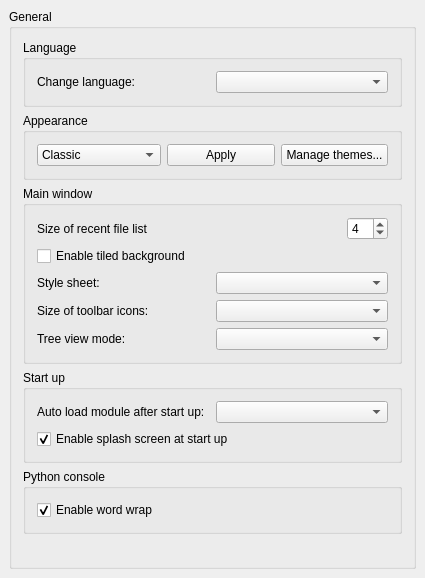
<?xml version="1.0" encoding="UTF-8"?>
<ui version="4.0">
 <class>Gui::Dialog::DlgGeneral</class>
 <widget class="QWidget" name="Gui::Dialog::DlgGeneral">
  <property name="geometry">
   <rect>
    <x>0</x>
    <y>0</y>
    <width>425</width>
    <height>578</height>
   </rect>
  </property>
  <property name="windowTitle">
   <string>General</string>
  </property>
  <layout class="QGridLayout">
   <property name="leftMargin">
    <number>9</number>
   </property>
   <property name="topMargin">
    <number>9</number>
   </property>
   <property name="rightMargin">
    <number>9</number>
   </property>
   <property name="bottomMargin">
    <number>9</number>
   </property>
   <property name="spacing">
    <number>6</number>
   </property>
   <item row="0" column="0">
    <widget class="QGroupBox" name="GroupBox5">
     <property name="title">
      <string>General</string>
     </property>
     <layout class="QVBoxLayout" name="verticalLayout">
      <item>
       <widget class="QGroupBox" name="GroupBox7">
        <property name="title">
         <string>Language</string>
        </property>
        <layout class="QGridLayout">
         <property name="leftMargin">
          <number>11</number>
         </property>
         <property name="topMargin">
          <number>11</number>
         </property>
         <property name="rightMargin">
          <number>11</number>
         </property>
         <property name="bottomMargin">
          <number>11</number>
         </property>
         <property name="spacing">
          <number>6</number>
         </property>
         <item row="0" column="0">
          <layout class="QHBoxLayout">
           <property name="spacing">
            <number>6</number>
           </property>
           <property name="leftMargin">
            <number>0</number>
           </property>
           <property name="topMargin">
            <number>0</number>
           </property>
           <property name="rightMargin">
            <number>0</number>
           </property>
           <property name="bottomMargin">
            <number>0</number>
           </property>
           <item>
            <widget class="QLabel" name="TextLabel1_4">
             <property name="text">
              <string>Change language:</string>
             </property>
            </widget>
           </item>
           <item>
            <widget class="QComboBox" name="Languages">
             <property name="toolTip">
              <string>Language of the application's user interface</string>
             </property>
            </widget>
           </item>
          </layout>
         </item>
        </layout>
       </widget>
      </item>
      <item>
       <widget class="QGroupBox" name="groupBox">
        <property name="title">
         <string>Appearance</string>
        </property>
        <layout class="QHBoxLayout" name="horizontalLayout">
         <item>
          <widget class="QComboBox" name="Theme">
           <item>
            <property name="text">
             <string>Classic</string>
            </property>
           </item>
           <item>
            <property name="text">
             <string>Pro Dark</string>
            </property>
           </item>
           <item>
            <property name="text">
             <string>Pro Light</string>
            </property>
           </item>
           <item>
            <property name="text">
             <string>Unicorn Sparkles</string>
            </property>
           </item>
           <item>
            <property name="text">
             <string>High Contrast</string>
            </property>
           </item>
           <item>
            <property name="text">
             <string>Color blind</string>
            </property>
           </item>
           <item>
            <property name="text">
             <string>Create new...</string>
            </property>
           </item>
          </widget>
         </item>
         <item>
          <widget class="QPushButton" name="ApplyTheme">
           <property name="text">
            <string>Apply</string>
           </property>
          </widget>
         </item>
         <item>
          <widget class="QPushButton" name="ManageThemes">
           <property name="text">
            <string>Manage themes...</string>
           </property>
          </widget>
         </item>
        </layout>
       </widget>
      </item>
      <item>
       <widget class="QGroupBox" name="GroupBox3">
        <property name="title">
         <string>Main window</string>
        </property>
        <layout class="QVBoxLayout">
         <property name="spacing">
          <number>6</number>
         </property>
         <property name="leftMargin">
          <number>11</number>
         </property>
         <property name="topMargin">
          <number>11</number>
         </property>
         <property name="rightMargin">
          <number>11</number>
         </property>
         <property name="bottomMargin">
          <number>11</number>
         </property>
         <item>
          <layout class="QHBoxLayout">
           <property name="spacing">
            <number>6</number>
           </property>
           <property name="leftMargin">
            <number>0</number>
           </property>
           <property name="topMargin">
            <number>0</number>
           </property>
           <property name="rightMargin">
            <number>0</number>
           </property>
           <property name="bottomMargin">
            <number>0</number>
           </property>
           <item>
            <widget class="QLabel" name="recentFileListLabel">
             <property name="text">
              <string>Size of recent file list</string>
             </property>
            </widget>
           </item>
           <item>
            <spacer>
             <property name="orientation">
              <enum>Qt::Horizontal</enum>
             </property>
             <property name="sizeType">
              <enum>QSizePolicy::Expanding</enum>
             </property>
             <property name="sizeHint" stdset="0">
              <size>
               <width>20</width>
               <height>20</height>
              </size>
             </property>
            </spacer>
           </item>
           <item>
            <widget class="Gui::PrefSpinBox" name="RecentFiles">
             <property name="toolTip">
              <string>How many files should be listed in recent files list</string>
             </property>
             <property name="value">
              <number>4</number>
             </property>
             <property name="prefEntry" stdset="0">
              <cstring>RecentFiles</cstring>
             </property>
             <property name="prefPath" stdset="0">
              <cstring>RecentFiles</cstring>
             </property>
            </widget>
           </item>
          </layout>
         </item>
         <item>
          <layout class="QHBoxLayout">
           <property name="spacing">
            <number>6</number>
           </property>
           <property name="leftMargin">
            <number>0</number>
           </property>
           <property name="topMargin">
            <number>0</number>
           </property>
           <property name="rightMargin">
            <number>0</number>
           </property>
           <property name="bottomMargin">
            <number>0</number>
           </property>
           <item>
            <widget class="QCheckBox" name="tiledBackground">
             <property name="toolTip">
              <string>Background of the main window will consist of tiles of a special image.
See the FreeCAD Wiki for details about the image.</string>
             </property>
             <property name="text">
              <string>Enable tiled background</string>
             </property>
            </widget>
           </item>
          </layout>
         </item>
         <item>
          <layout class="QHBoxLayout">
           <property name="spacing">
            <number>6</number>
           </property>
           <property name="leftMargin">
            <number>0</number>
           </property>
           <property name="topMargin">
            <number>0</number>
           </property>
           <property name="rightMargin">
            <number>0</number>
           </property>
           <property name="bottomMargin">
            <number>0</number>
           </property>
           <item>
            <widget class="QLabel" name="styleSheetLabel">
             <property name="text">
              <string>Style sheet:</string>
             </property>
            </widget>
           </item>
           <item>
            <widget class="QComboBox" name="StyleSheets">
             <property name="toolTip">
              <string>Style sheet how user interface will look like</string>
             </property>
            </widget>
           </item>
          </layout>
         </item>
         <item>
          <layout class="QHBoxLayout">
           <property name="spacing">
            <number>6</number>
           </property>
           <property name="leftMargin">
            <number>0</number>
           </property>
           <property name="topMargin">
            <number>0</number>
           </property>
           <property name="rightMargin">
            <number>0</number>
           </property>
           <property name="bottomMargin">
            <number>0</number>
           </property>
           <item>
            <widget class="QLabel" name="iconSizeLabel">
             <property name="text">
              <string>Size of toolbar icons:</string>
             </property>
            </widget>
           </item>
           <item>
            <widget class="QComboBox" name="toolbarIconSize">
             <property name="toolTip">
              <string>Choose your preference for toolbar icon size. You can adjust
this according to your screen size or personal taste</string>
             </property>
            </widget>
           </item>
          </layout>
         </item>
         <item>
          <layout class="QHBoxLayout">
           <property name="spacing">
            <number>6</number>
           </property>
           <property name="leftMargin">
            <number>0</number>
           </property>
           <property name="topMargin">
            <number>0</number>
           </property>
           <property name="rightMargin">
            <number>0</number>
           </property>
           <property name="bottomMargin">
            <number>0</number>
           </property>
           <item>
            <widget class="QLabel" name="treeModeLabel">
             <property name="text">
              <string>Tree view mode:</string>
             </property>
            </widget>
           </item>
           <item>
            <widget class="QComboBox" name="treeMode">
             <property name="toolTip">
              <string>Customize how tree view is shown in the panel (restart required).

'ComboView': combine tree view and property view into one panel.
'TreeView and PropertyView': split tree view and property view into separate panel.
'Both': keep all three panels, and you can have two sets of tree view and property view.</string>
             </property>
            </widget>
           </item>
          </layout>
         </item>
        </layout>
       </widget>
      </item>
      <item>
       <widget class="QGroupBox" name="GroupBox10">
        <property name="title">
         <string>Start up</string>
        </property>
        <layout class="QGridLayout">
         <property name="leftMargin">
          <number>11</number>
         </property>
         <property name="topMargin">
          <number>11</number>
         </property>
         <property name="rightMargin">
          <number>11</number>
         </property>
         <property name="bottomMargin">
          <number>11</number>
         </property>
         <property name="spacing">
          <number>6</number>
         </property>
         <item row="2" column="0">
          <widget class="Gui::PrefCheckBox" name="SplashScreen">
           <property name="toolTip">
            <string>A Splash screen is a small loading window that is shown
when FreeCAD is launching. If this option is checked, FreeCAD will
display the splash screen</string>
           </property>
           <property name="text">
            <string>Enable splash screen at start up</string>
           </property>
           <property name="checked">
            <bool>true</bool>
           </property>
           <property name="prefEntry" stdset="0">
            <cstring>ShowSplasher</cstring>
           </property>
           <property name="prefPath" stdset="0">
            <cstring>General</cstring>
           </property>
          </widget>
         </item>
         <item row="0" column="0">
          <layout class="QGridLayout">
           <property name="leftMargin">
            <number>0</number>
           </property>
           <property name="topMargin">
            <number>0</number>
           </property>
           <property name="rightMargin">
            <number>0</number>
           </property>
           <property name="bottomMargin">
            <number>0</number>
           </property>
           <property name="spacing">
            <number>6</number>
           </property>
           <item row="0" column="0">
            <widget class="QLabel" name="autoModuleLabel">
             <property name="text">
              <string>Auto load module after start up:</string>
             </property>
            </widget>
           </item>
           <item row="0" column="1">
            <widget class="QComboBox" name="AutoloadModuleCombo">
             <property name="toolTip">
              <string>Choose which workbench will be activated and shown
after FreeCAD launches</string>
             </property>
            </widget>
           </item>
          </layout>
         </item>
        </layout>
       </widget>
      </item>
      <item>
       <widget class="QGroupBox" name="GroupBox11">
        <property name="title">
         <string>Python console</string>
        </property>
        <layout class="QGridLayout" name="_4">
         <property name="leftMargin">
          <number>11</number>
         </property>
         <property name="topMargin">
          <number>11</number>
         </property>
         <property name="rightMargin">
          <number>11</number>
         </property>
         <property name="bottomMargin">
          <number>11</number>
         </property>
         <property name="spacing">
          <number>6</number>
         </property>
         <item row="0" column="0">
          <widget class="Gui::PrefCheckBox" name="PythonWordWrap">
           <property name="toolTip">
            <string>Words will be wrapped when they exceed available
horizontal space in Python console</string>
           </property>
           <property name="text">
            <string>Enable word wrap</string>
           </property>
           <property name="checked">
            <bool>true</bool>
           </property>
           <property name="prefEntry" stdset="0">
            <cstring>PythonWordWrap</cstring>
           </property>
           <property name="prefPath" stdset="0">
            <cstring>General</cstring>
           </property>
          </widget>
         </item>
        </layout>
       </widget>
      </item>
      <item>
       <spacer>
        <property name="orientation">
         <enum>Qt::Vertical</enum>
        </property>
        <property name="sizeHint" stdset="0">
         <size>
          <width>352</width>
          <height>221</height>
         </size>
        </property>
       </spacer>
      </item>
     </layout>
    </widget>
   </item>
  </layout>
 </widget>
 <layoutdefault spacing="6" margin="11"/>
 <customwidgets>
  <customwidget>
   <class>Gui::PrefCheckBox</class>
   <extends>QCheckBox</extends>
   <header>Gui/PrefWidgets.h</header>
  </customwidget>
  <customwidget>
   <class>Gui::PrefSpinBox</class>
   <extends>QSpinBox</extends>
   <header>Gui/PrefWidgets.h</header>
  </customwidget>
 </customwidgets>
 <tabstops>
  <tabstop>Languages</tabstop>
  <tabstop>RecentFiles</tabstop>
  <tabstop>SplashScreen</tabstop>
  <tabstop>PythonWordWrap</tabstop>
 </tabstops>
 <resources/>
 <connections/>
</ui>
